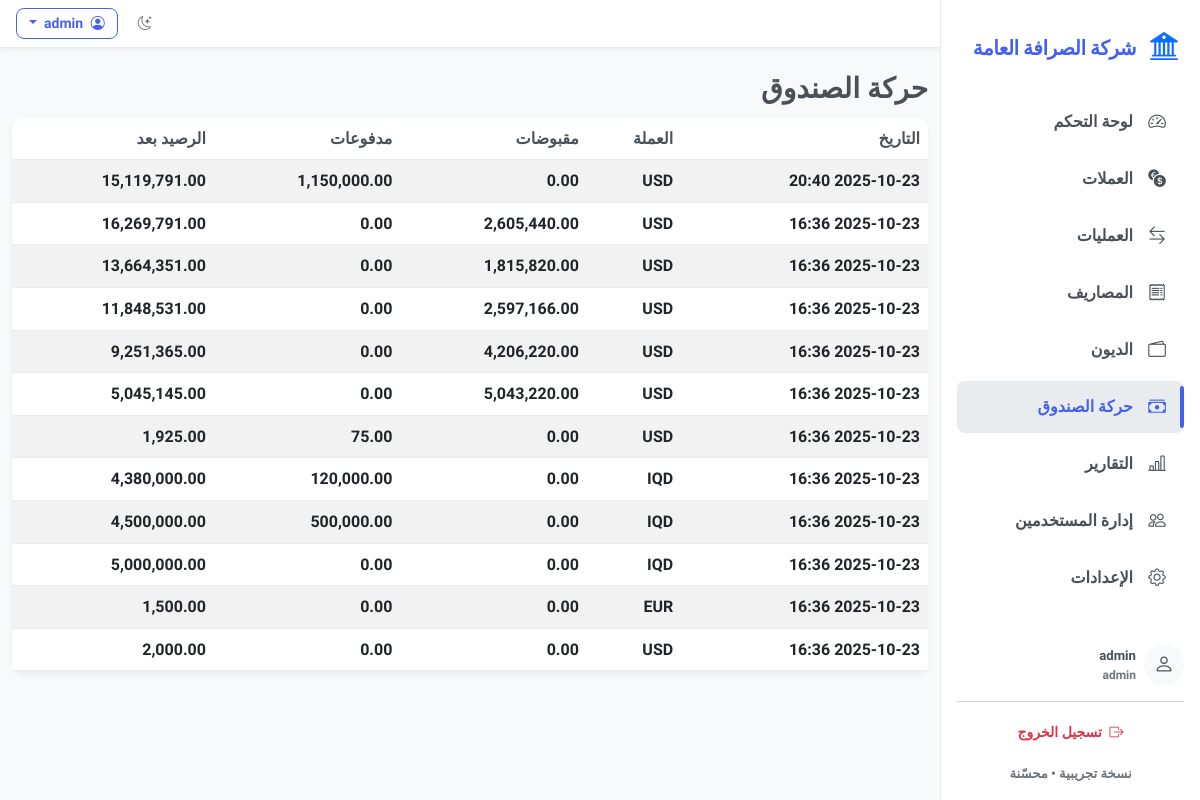
The app's page /cashbox (signed in) with its own data.
### models.py (models this page shows)
class Settings(db.Model):
    id = db.Column(db.Integer, primary_key=True)
    company_name = db.Column(db.String(100), default='شركة الصرافة')
    company_logo = db.Column(db.String(200), default='bi-bank2')  # Bootstrap icon class

class User(UserMixin, db.Model):
    id = db.Column(db.Integer, primary_key=True)
    username = db.Column(db.String(80), unique=True, nullable=False)
    password_hash = db.Column(db.String(200), nullable=False)
    role = db.Column(db.String(20), default='viewer')

class Cashbox(db.Model):
    id = db.Column(db.Integer, primary_key=True)
    date = db.Column(db.DateTime, default=datetime.utcnow)
    currency_id = db.Column(db.Integer, db.ForeignKey('currency.id'))
    currency = db.relationship('Currency')
    inflow = db.Column(db.Float, default=0.0)
    outflow = db.Column(db.Float, default=0.0)
    balance_after = db.Column(db.Float, default=0.0)

class Currency(db.Model):
    id = db.Column(db.Integer, primary_key=True)
    code = db.Column(db.String(10), unique=True, nullable=False)
    name = db.Column(db.String(64), nullable=False)
    rate = db.Column(db.Float, nullable=False, default=1.0)
    last_update = db.Column(db.DateTime, default=datetime.utcnow)

### app.py (the view)
        @login_required
        def decorated_function(*args, **kwargs):
            if current_user.role == 'admin' or current_user.role == 'editor':
                return f(*args, **kwargs)
            elif current_user.role == 'viewer':
                if request.method == 'GET':
                    return f(*args, **kwargs)
                else:
                    flash('ليس لديك صلاحية للقيام بهذه العملية')
                    return redirect(request.referrer or url_for('dashboard'))
            else:
                flash('ليس لديك صلاحية للوصول إلى هذه الصفحة')
                return redirect(url_for('dashboard'))

### templates/cashbox.html (shortened to what this page needs)
{% extends 'base.html' %}
{% block content %}
<h3>حركة الصندوق</h3>
<div class="card">
  <div class="table-responsive">
    <table class="table table-striped mb-0">
      <thead><tr><th>التاريخ</th><th>العملة</th><th>مقبوضات</th><th>مدفوعات</th><th>الرصيد بعد</th></tr></thead>
      <tbody>
        {% for r in rows %}
          <tr>
            <td>{{ r.date.strftime('%Y-%m-%d %H:%M') }}</td>
            <td>{{ r.currency.code if r.currency else '-' }}</td>
            <td>{{ '{:,.2f}'.format(r.inflow or 0) }}</td>
            <td>{{ '{:,.2f}'.format(r.outflow or 0) }}</td>
            <td>{{ '{:,.2f}'.format(r.balance_after or 0) }}</td>
          </tr>
        {% endfor %}
      </tbody>
    </table>
  </div>
</div>
{% endblock %}

### templates/base.html (shortened to what this page needs)
<!doctype html>
<html lang="ar" dir="rtl">
  <head>
    <link href="https://cdn.jsdelivr.net/npm/bootstrap@5.3.0/dist/css/bootstrap.rtl.min.css" rel="stylesheet">
    <link href="https://cdn.jsdelivr.net/npm/bootstrap-icons@1.10.5/font/bootstrap-icons.css" rel="stylesheet">
    <link rel="stylesheet" href="/static/css/styles.css">
    <link rel="stylesheet" href="/static/css/theme-extra.css">
  </head>
  <body>
    <div class="d-flex">
      <aside class="sidebar p-3" id="sidebar">
        <div class="d-flex align-items-center mb-4 mt-2">
          <div class="brand-logo me-2">
            <i class="bi {{ settings.company_logo if settings else 'bi-bank2' }} fs-3 text-primary"></i>
          </div>
          <div class="brand fw-bold">{{ settings.company_name if settings else 'شركة الصرافة' }}</div>
        </div>
        <nav class="nav flex-column">
          <a class="nav-link {{ 'active' if request.path == '/' else '' }}" href="/">
            <i class="bi bi-speedometer2 nav-icon"></i>
            <span class="nav-text">لوحة التحكم</span>
          </a>
          <a class="nav-link {{ 'active' if '/currencies' in request.path else '' }}" href="/currencies">
            <i class="bi bi-currency-exchange nav-icon"></i>
            <span class="nav-text">العملات</span>
          </a>
          <a class="nav-link {{ 'active' if '/transactions' in request.path else '' }}" href="/transactions">
            <i class="bi bi-arrow-left-right nav-icon"></i>
            <span class="nav-text">العمليات</span>
          </a>
          <a class="nav-link {{ 'active' if '/expenses' in request.path else '' }}" href="/expenses">
            <i class="bi bi-receipt nav-icon"></i>
            <span class="nav-text">المصاريف</span>
          </a>
          <a class="nav-link {{ 'active' if '/debts' in request.path else '' }}" href="/debts">
            <i class="bi bi-wallet2 nav-icon"></i>
            <span class="nav-text">الديون</span>
          </a>
          <a class="nav-link {{ 'active' if '/cashbox' in request.path else '' }}" href="/cashbox">
            <i class="bi bi-cash-stack nav-icon"></i>
            <span class="nav-text">حركة الصندوق</span>
          </a>
          <a class="nav-link {{ 'active' if '/reports' in request.path else '' }}" href="/reports">
            <i class="bi bi-bar-chart-line nav-icon"></i>
            <span class="nav-text">التقارير</span>
          </a>
          {% if current_user.role == 'admin' %}
          <a class="nav-link {{ 'active' if '/users' in request.path else '' }}" href="/users">
            <i class="bi bi-people nav-icon"></i>
            <span class="nav-text">إدارة المستخدمين</span>
          </a>
          {% endif %}
          <a class="nav-link {{ 'active' if '/settings' in request.path else '' }}" href="/settings">
            <i class="bi bi-gear nav-icon"></i>
            <span class="nav-text">الإعدادات</span>
          </a>
        </nav>
        <div class="sidebar-footer mt-auto">
          <div class="user-info d-flex align-items-center mb-3">
            <div class="avatar bg-light rounded-circle d-flex align-items-center justify-content-center me-2">
              <i class="bi bi-person fs-5"></i>
            </div>
            <div class="user-details">
              <div class="username small fw-bold">{{ current_user.username }}</div>
              <div class="role small text-muted">{{ current_user.role }}</div>
            </div>
          </div>
          <hr class="my-3">
          <div class="text-center">
            <a class="btn btn-sm btn-outline-danger w-100" href="/logout">
              <i class="bi bi-box-arrow-right me-1"></i> تسجيل الخروج
            </a>
          </div>
          <div class="version small text-muted text-center mt-3">نسخة تجريبية • محسّنة</div>
        </div>
      </aside>
      <div class="flex-grow-1 main-content">
        <nav class="navbar navbar-expand-lg navbar-light bg-white shadow-sm px-3">
          <div class="container-fluid p-0">
            <div class="ms-auto d-flex align-items-center">
              <button class="btn btn-sm btn-outline-secondary theme-toggle me-2" title="تبديل الوضع">
                <i class="bi bi-moon-stars"></i>
              </button>
              <div class="dropdown">
                <button class="btn btn-sm btn-outline-primary dropdown-toggle" type="button" id="userDropdown" data-bs-toggle="dropdown">
                  <i class="bi bi-person-circle me-1"></i> {{ current_user.username }}
                </button>
              </div>
            </div>
          </div>
        </nav>
        <main class="container py-4">
          {% block content %}{% endblock %}
        </main>
      </div>
    </div>
  </body>
</html>

### static/css/styles.css (style rules this page uses)
:root { --bg: #f8f9fa; --card: #ffffff; --text: #495057; --text-light: #6c757d; --primary: #4361ee; --primary-dark: #3a56d4; --secondary: #6c757d; --success: #4cc9f0; --info: #4895ef; --warning: #f72585; --danger: #e63946; --muted: #6c757d; --accent: #4cc9f0; --sidebar-bg: #ffffff; --sidebar-link: #495057; --sidebar-link-hover: #f0f2f5; --sidebar-link-active: #e9ecef; --sidebar-border: #e9ecef; --header-bg: #ffffff; --border: #e9ecef; --primary-gradient: linear-gradient(135deg, #4361ee, #3a0ca3); --success-gradient: linear-gradient(135deg, #4cc9f0, #4895ef); --warning-gradient: linear-gradient(135deg, #f72585, #b5179e); --danger-gradient: linear-gradient(135deg, #e63946, #d00000); }
html,body { height:100%; font-family:'Dubai', 'Tajawal', sans-serif; background:var(--bg); color:var(--text); transition:all .25s ease-in-out; }
body { font-weight: 700; line-height: 1.6; }
h1, h2, h3, h4, h5, h6 { font-weight: 700; margin-bottom: 0.75rem; color: var(--text); font-family: 'Dubai', 'Tajawal', sans-serif; }
.card { background:var(--card); color:var(--text); transition:all .25s ease-in-out; box-shadow: 0 4px 6px rgba(0,0,0,0.05); border-radius:0.75rem; border:none; margin-bottom: 1.5rem; animation: fadeIn 0.5s ease-out; transform: translateY(0); transition: transform 0.3s ease, box-shadow 0.3s ease; }
.sidebar { min-height:100vh; background:var(--sidebar-bg); border-left:1px solid var(--sidebar-border); width:260px; transition:all .25s ease-in-out; box-shadow: 0 4px 6px rgba(0,0,0,0.05); display: flex; flex-direction: column; animation: slideInRight 0.3s ease-out; }
.sidebar .brand { font-size:1.25rem; font-weight:700; color:var(--primary); padding:0.5rem 0; font-family: 'Dubai', 'Tajawal', sans-serif; }
.sidebar .brand-logo { width: 40px; height: 40px; display: flex; align-items: center; justify-content: center; animation: bounceIn 0.8s; }
.sidebar .nav-link { color:var(--sidebar-link); text-decoration:none; padding:12px 15px; display:flex; align-items:center; border-radius:0.5rem; margin-bottom:0.25rem; transition:all .2s ease-in-out; font-weight: 500; position: relative; overflow: hidden; }
.sidebar .nav-link::before { content: ''; position: absolute; top: 0; left: 0; width: 100%; height: 100%; background: var(--primary-gradient); opacity: 0; transition: opacity 0.3s ease; z-index: -1; }
.sidebar .nav-link .nav-icon { font-size:1.1rem; margin-inline-end:12px; width: 24px; text-align: center; transition: transform 0.3s ease; }
.sidebar .nav-link .nav-text { flex: 1; }
.sidebar .nav-link.active { background:var(--sidebar-link-active); color:var(--primary); font-weight:600; position: relative; }
.sidebar .nav-link.active::after { content: ''; position: absolute; right: 0; top: 10%; height: 80%; width: 4px; background: var(--primary); border-radius: 2px; }
.sidebar .sidebar-footer { padding-top: 1rem; }
.sidebar .user-info .avatar { width: 40px; height: 40px; animation: bounceIn 1s; }
.theme-toggle { cursor:pointer; transition: transform 0.3s ease; }
.main-content { background: var(--bg); min-height: 100vh; animation: fadeIn 0.5s ease-out; }
.navbar { background: var(--header-bg) !important; border-bottom: 1px solid var(--border); animation: slideInLeft 0.4s ease-out; }
.btn { border-radius: 0.5rem; font-weight: 500; padding: 0.5rem 1rem; transition: all 0.3s ease; position: relative; overflow: hidden; border: none; font-family: 'Dubai', 'Tajawal', sans-serif; font-weight: 700; }
.btn::before { content: ''; position: absolute; top: 0; left: 0; width: 100%; height: 100%; background: rgba(255,255,255,0.2); transform: translateX(-100%); transition: transform 0.4s ease; }
.btn-sm { padding: 0.25rem 0.75rem; font-size: 0.875rem; }
.btn-outline-primary { color: var(--primary); border: 1px solid var(--primary); background: transparent; }
.table { color: var(--text); animation: fadeIn 0.6s ease-out; }
.table thead th { background: transparent; border-bottom: 1px solid var(--border); font-weight: 600; color: var(--text); }
.table tbody td { border-color: var(--border); transition: background-color 0.2s ease; }
.small, small { font-size: 0.825rem; }
.text-muted { color: var(--text-light) !important; }
.fw-bold { font-weight: 700 !important; }
.shadow-sm { box-shadow: 0 2px 4px rgba(0,0,0,0.05) !important; }

### records on screen
Settings: company_name "شركة الصرافة العامة"
User: username "admin", role "admin"
Cashbox: date "2025-10-23 20:40", currency "USD", inflow "0.00", outflow "1,150,000.00", balance_after "15,119,791.00"
Cashbox: date "2025-10-23 16:36", currency "USD", inflow "2,605,440.00", outflow "0.00", balance_after "16,269,791.00"
Cashbox: date "2025-10-23 16:36", currency "USD", inflow "1,815,820.00", outflow "0.00", balance_after "13,664,351.00"
Cashbox: date "2025-10-23 16:36", currency "USD", inflow "2,597,166.00", outflow "0.00", balance_after "11,848,531.00"
Cashbox: date "2025-10-23 16:36", currency "USD", inflow "4,206,220.00", outflow "0.00", balance_after "9,251,365.00"
Cashbox: date "2025-10-23 16:36", currency "USD", inflow "5,043,220.00", outflow "0.00", balance_after "5,045,145.00"
Cashbox: date "2025-10-23 16:36", currency "USD", inflow "0.00", outflow "75.00", balance_after "1,925.00"
Cashbox: date "2025-10-23 16:36", currency "IQD", inflow "0.00", outflow "120,000.00", balance_after "4,380,000.00"
Cashbox: date "2025-10-23 16:36", currency "IQD", inflow "0.00", outflow "500,000.00", balance_after "4,500,000.00"
Cashbox: date "2025-10-23 16:36", currency "IQD", inflow "0.00", outflow "0.00", balance_after "5,000,000.00"
Cashbox: date "2025-10-23 16:36", currency "EUR", inflow "0.00", outflow "0.00", balance_after "1,500.00"
Cashbox: date "2025-10-23 16:36", currency "USD", inflow "0.00", outflow "0.00", balance_after "2,000.00"
